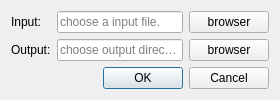
<?xml version="1.0" encoding="UTF-8"?>
<ui version="4.0">
 <class>melcorDig</class>
 <widget class="QDialog" name="melcorDig">
  <property name="geometry">
   <rect>
    <x>0</x>
    <y>0</y>
    <width>280</width>
    <height>99</height>
   </rect>
  </property>
  <property name="windowTitle">
   <string>Choose an inputdeck</string>
  </property>
  <layout class="QGridLayout" name="gridLayout">
   <item row="0" column="0">
    <widget class="QLabel" name="label">
     <property name="text">
      <string>Input:</string>
     </property>
    </widget>
   </item>
   <item row="0" column="1">
    <widget class="QLineEdit" name="lineEdit">
     <property name="readOnly">
      <bool>true</bool>
     </property>
     <property name="placeholderText">
      <string>choose a input file.</string>
     </property>
    </widget>
   </item>
   <item row="0" column="2">
    <widget class="QPushButton" name="pushButton">
     <property name="text">
      <string>browser</string>
     </property>
    </widget>
   </item>
   <item row="1" column="0">
    <widget class="QLabel" name="label_2">
     <property name="text">
      <string>Output:</string>
     </property>
    </widget>
   </item>
   <item row="1" column="1">
    <widget class="QLineEdit" name="lineEdit_2">
     <property name="readOnly">
      <bool>true</bool>
     </property>
     <property name="placeholderText">
      <string>choose output directory.</string>
     </property>
    </widget>
   </item>
   <item row="1" column="2">
    <widget class="QPushButton" name="pushButton_2">
     <property name="text">
      <string>browser</string>
     </property>
    </widget>
   </item>
   <item row="2" column="0" colspan="3">
    <widget class="QDialogButtonBox" name="buttonBox">
     <property name="orientation">
      <enum>Qt::Horizontal</enum>
     </property>
     <property name="standardButtons">
      <set>QDialogButtonBox::Cancel|QDialogButtonBox::Ok</set>
     </property>
    </widget>
   </item>
  </layout>
 </widget>
 <resources/>
 <connections>
  <connection>
   <sender>buttonBox</sender>
   <signal>accepted()</signal>
   <receiver>melcorDig</receiver>
   <slot>accept()</slot>
   <hints>
    <hint type="sourcelabel">
     <x>146</x>
     <y>73</y>
    </hint>
    <hint type="destinationlabel">
     <x>96</x>
     <y>96</y>
    </hint>
   </hints>
  </connection>
  <connection>
   <sender>buttonBox</sender>
   <signal>rejected()</signal>
   <receiver>melcorDig</receiver>
   <slot>reject()</slot>
   <hints>
    <hint type="sourcelabel">
     <x>226</x>
     <y>85</y>
    </hint>
    <hint type="destinationlabel">
     <x>226</x>
     <y>107</y>
    </hint>
   </hints>
  </connection>
 </connections>
</ui>
